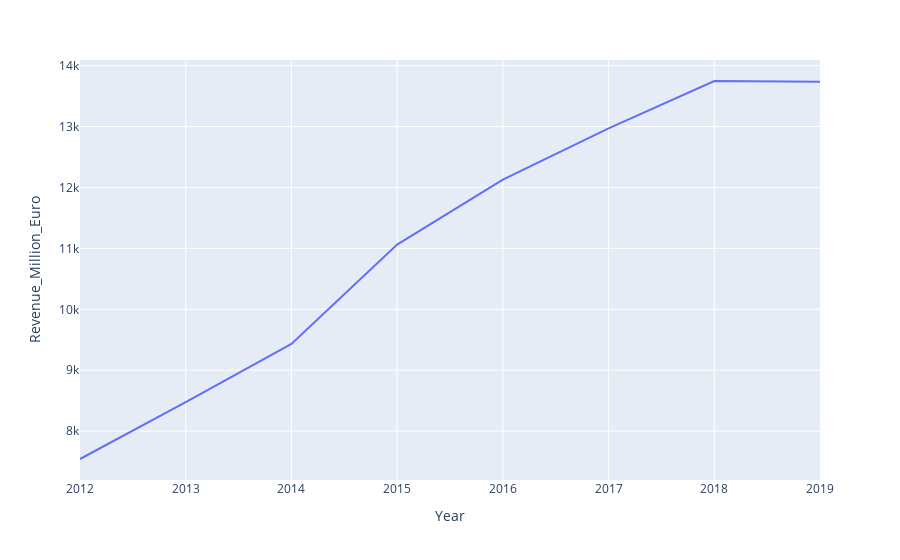

Here is the notebook cell this chart was saved with:
### Code cell
fig = px.line(yearly_grouped_tourism, x='Year', y='Revenue_Million_Euro')
fig.show()

### Figure 1 — Plotly figure (JSON) as saved in the notebook; plotly's stock layout.template omitted (floating-point values rounded to 4 significant figures)
{"data": [{"hovertemplate": "Year=%{x}<br>Revenue_Million_Euro=%{y}<extra></extra>", "legendgroup": "", "line": {"color": "#636efa", "dash": "solid"}, "marker": {"symbol": "circle"}, "mode": "lines", "name": "", "orientation": "v", "showlegend": false, "type": "scatter", "x": [2012, 2013, 2014, 2015, 2016, 2017, 2018, 2019], "xaxis": "x", "y": [7543, 8476, 9432, 11062, 12128, 12970, 13748, 13734], "yaxis": "y"}], "layout": {"legend": {"tracegroupgap": 0}, "margin": {"t": 60}, "xaxis": {"anchor": "y", "domain": [0, 1], "title": {"text": "Year"}}, "yaxis": {"anchor": "x", "domain": [0, 1], "title": {"text": "Revenue_Million_Euro"}}}}
